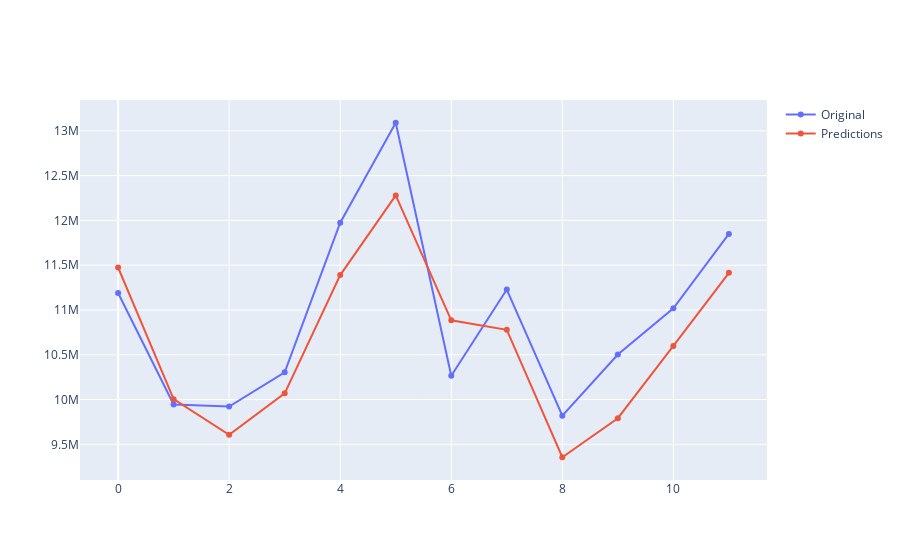

Source (notebook cell):
### Code cell
iplot(Figure(data = [Scatter(y = test['AEP_MW'],name = 'Original'),Scatter(y = preds.values,name = 'Predictions')  ]))

### Figure 1 — Plotly figure (JSON) as saved in the notebook; plotly's stock layout.template omitted (floating-point values rounded to 4 significant figures)
{"data": [{"name": "Original", "type": "scatter", "y": [11190134, 9945277, 9921554, 10305415, 11974478, 13090587, 10265918, 11228646, 9820256, 10503052, 11019780, 11849407]}, {"name": "Predictions", "type": "scatter", "y": [11470000.0, 10000000.0, 9608000.0, 10070000.0, 11390000.0, 12280000.0, 10880000.0, 10780000.0, 9356000.0, 9792000.0, 10600000.0, 11420000.0]}], "layout": {}}
